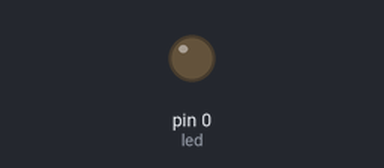
Simulated run of this sketch. Board: Arduino Uno, built with avr-gcc and run on an emulated ATmega328P. Parts: output pins drawn as LEDs (lit = HIGH).

Above: at 0.1 s.
At 39.1 s:
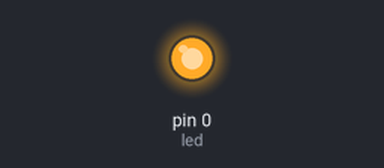
Timing chart, 0 to 40.0 s (numbered marks = the images above):
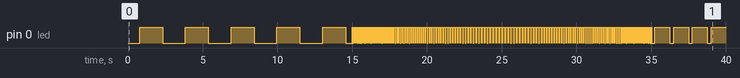

Measured:
- by itself, pin 0 (led): LOW → HIGH at 0.78 s, → LOW 1.5 s later, → HIGH 1.5 s later, → LOW 1.5 s later, … (369 changes in this stretch)

The sketch:

newYearSimpleLed.ino
```cpp
#include <avr/delay.h>


byte led = 0;           // the PWM pin the LED is attached to
byte brightness = 0;    // how bright the LED is
byte fadeAmount = 5;    // how many points to fade the LED by

// the setup routine runs once when you press reset:
void setup() {
  // declare pin 9 to be an output:
  pinMode(led, OUTPUT);
}

// the loop routine runs over and over again forever:
void loop() {

  //************* EFFECT 1 (slow fade) *********************************
  unsigned long start1 = millis();
  while (millis() - start1 <= 15000) {
    // set the brightness of pin 9:
    analogWrite(led, brightness);

    // change the brightness for next time through the loop:
    brightness = brightness + fadeAmount;

    // reverse the direction of the fading at the ends of the fade:
    if (brightness <= 0 || brightness >= 255) {
      fadeAmount = -fadeAmount;
    }
    // wait for 30 milliseconds to see the dimming effect
    _delay_ms(30);
  }

  // ****************** EFFECT 2 (var strobe) *************************
  start1 = millis();
  int delayStrobe = 10;
  while (millis() - start1 <= 10000) {
    digitalWrite(led, LOW);   // turn the LED on (HIGH is the voltage level)
    _delay_ms(10);                       // wait for a second
    digitalWrite(led, HIGH);    // turn the LED off by making the voltage LOW
    delay(delayStrobe);
    delayStrobe += 2;
  }
  start1 = millis();
  while (millis() - start1 <= 10000) {
    digitalWrite(led, LOW);   // turn the LED on (HIGH is the voltage level)
    _delay_ms(10);                       // wait for a second
    digitalWrite(led, HIGH);    // turn the LED off by making the voltage LOW
    delay(delayStrobe);
    delayStrobe -= 2;
  }

  //************* EFFECT 3 (fast fade with stop time) *********************************
  start1 = millis();
  while (millis() - start1 <= 15000) {
    // set the brightness of pin 9:
    analogWrite(led, brightness);

    // change the brightness for next time through the loop:
    brightness = brightness + fadeAmount;

    // reverse the direction of the fading at the ends of the fade:
    if (brightness <= 0 || brightness >= 255) {
      fadeAmount = -fadeAmount;
    }
    if (brightness >= 255) {
      unsigned long start2 = millis();
      while (millis() - start2 < 750) {}
    }
    // wait for 30 milliseconds to see the dimming effect
    _delay_ms(5);
  }

  // ****************** EFFECT 4 (const strobe) *************************
  start1 = millis();
  while (millis() - start1 <= 15000) {
    digitalWrite(led, LOW);   // turn the LED on (HIGH is the voltage level)
    _delay_ms(10);                       // wait for a second
    digitalWrite(led, HIGH);    // turn the LED off by making the voltage LOW
    _delay_ms(1000);
  }

}
```
